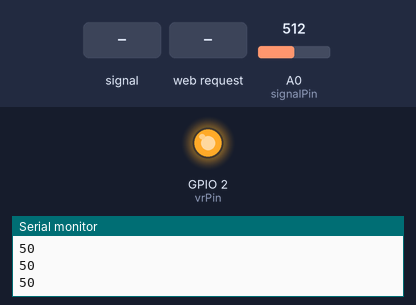
Bench run of a sketch on a simulated ESP8266 (NodeMCU). Parts: output pins drawn as LEDs (lit = HIGH), the last lines printed to the serial monitor. Dashed ring = blinking. The test bench sets the inputs (shaded band); at power-on: A0 (signalPin) = 512.

Above: at 1.2 s.
1.3 s: A0 (signalPin) fed a 200 Hz sine of ±81 counts around its level
At 2.7 s:
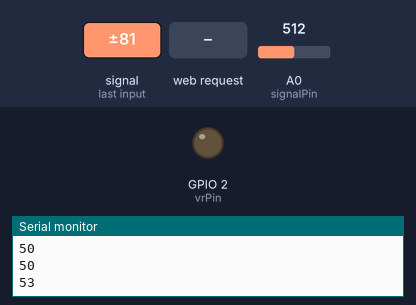
4.3 s: HTTP request GET / received
7.0 s: A0 (signalPin) set to 306
At 9.1 s:
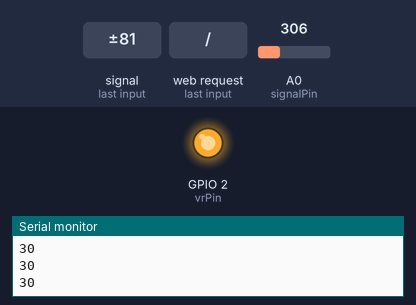
9.5 s: A0 (signalPin) set to 51
11.0 s: A0 (signalPin) set to 42
At 12.3 s:
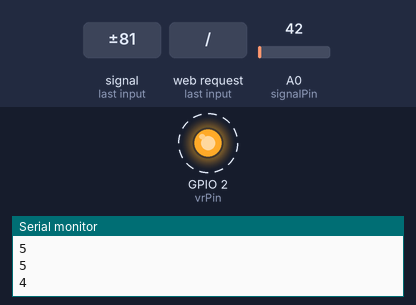
Timing chart, 0 to 14.9 s (numbered marks = the images above; inputs shaded):
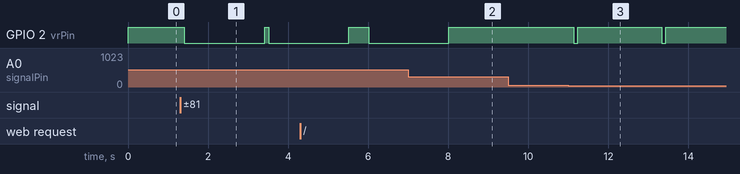

Measured:
- the behaviour switches between 47 and 46 on A0 (signalPin) (found by bisection; images 2 and 3)
- after the input at 1.3 s, GPIO 2 (vrPin): HIGH → LOW after 0.11 s, → HIGH 2.0 s later, → LOW 0.10 s later
- after the input at 7.0 s, GPIO 2 (vrPin): goes on until 8.0 s, then stays HIGH
- after the input at 11.0 s, GPIO 2 (vrPin): alternates HIGH for 2.1 s and LOW for 0.10 s, starting after 0.14 s

The sketch:

nodemcu-solar-pump.ino
```cpp
/*
 *Code to control sensorless pump driver from ESP NodeMCU
 *Maxim Nyansa IT Solutions
 *28th July, 2018
 *
 *Note that yield() function is called multiple times to allow ESP to handle WiFi state
 *without a break in code
 */
#include <ESP8266WiFi.h>
#include <WiFiClient.h>
#include <ESP8266WebServer.h>

const char *ssid = "ANCO FARMS";
const char *password = "12345678";

ESP8266WebServer server(80);

int signalPin = A0;//connect signal pin of driver board to A0 on the ESP NodeMCU
//NOTE: the A0 pin takes a maximum of 3.3V
//the signal pin might have to be passed through a voltage divider if it works at 5V

int vrPin = 2;//connect VR pin of driver board to pin D4 of ESP board.
//D4 corresponds to GPIO pin 2

int delayLength = 2000;//delay length in milliseconds - should be 5 mins
//this is the time to wait before attempting to switch on the pump after encountering air bubbles

int airBubblesThreshold = 50;// threshhold speed for pumping of air bubbles
//This should be tested and the appropriate value assigned to the variable airBubblesThreshold

int manualOff = 0;//boolen value to tell if pump was manually turned off

int mappedValue = 0;//global variable for storing mapped value of pump speed

/*
 * decfine function handleRoot to render page displaying current pump speed
 */
void handleRoot() {
  //render HTML page to screen
  server.send(200, "text/html",
    "<!DOCTYPE html>"
    "<HEAD>"
      "<meta charset=\"utf-8\" />"
      "<TITLE>Anco Pumps</TITLE>"
      "<meta name=\"viewport\" content=\"width=device-width, initial-scale=1.0\">"
      "<style>"
        //styling the body
        "body{"
          "margin:0px;"
          "padding:0px;"
          "text-align:center;"
          "background-color:#fff;"
          "font-family:Arial, \"Trebuchet MS\", Helvetica, sans-serif;"
        "}"

         //div which contains the navigation bar
        ".ancoPumps_container {"
          "background-color:#f8f8f8;"
          "padding-top: 5px;"
          "color: #3d3d3d;"
          "font-size: 20px;"
          "margin-bottom: 0px;"
          "border-bottom: 1px solid #999;"
          "box-shadow: 0 0 10px 0 #888;"
        "}"

        "h1{"
          "text-align: center;"
          "font-family:Arial, \"Trebuchet MS\", Helvetica, sans-serif;"
        "}"

        "h2{"
          "text-align: center;"
          "font-family:Arial, \"Trebuchet MS\", Helvetica, sans-serif;"
        "}"

        "a{"
          "text-decoration:none;"
          "width:75px;"
          "height:50px;"
          "border-color:black;"
          "border-top:2px solid;"
          "border-bottom:2px solid;"
          "border-right:2px solid;"
          "border-left:2px solid;"
          "border-radius:10px 10px 10px;"
          "-o-border-radius:10px 10px 10px;"
          "-webkit-border-radius:10px 10px 10px;"
          "font-family:\"Trebuchet MS\",Arial, Helvetica, sans-serif;"
          "-moz-border-radius:10px 10px 10px;"
          "background-color:#293F5E;"
          "padding:8px;"
          "text-align:center;"
        "}"

        //Dashboard
        ".dashboard{"
         "padding-top: 5px;"
         "padding: 5px;"
         "color: #3d3d3d;"
         "font-size: 18px;"
        "}"

        //pumpSpeed
        ".pumpSpeed{"
          "color:#3d3d3d;"
          "font-size:20px;"
          "padding: 0px;"
        "}"

        //pumpSwitch
        ".pumpSwitch{"
          "color:#000;"
          "font-size:24px;"
          "padding: 0px;"
          "margin-bottom: 30px;"
          "margin-top: 40px;"
        "}"

        //pumpValues
        ".pumpValues{"
         "color:#fff;"
         "font-size:60px;"
         "padding: 35px;"
         "font-weight: bold;"
         "background-color:#77777a;"
         "width: 80px;"
         "margin: 12px auto;"
         "border-radius: 50%;"
        "}"

        ".on{"
          "background-color:#09004A;"
          "padding: 15px 40px;"
          "margin: 10px;"
          "color: #ffffff;"
          "font-size: 1.4em;"
        "}"

        ".off{"
          "background-color:#6B0000;"
          "padding: 15px 40px;"
          "margin: 10px;"
          "color: #ffffff;"
          "font-size: 1.4em;"
        "}"

        //Powered by Maxim
        ".footer{"
          "font-size: 16px;"
          "color: #A6C247;"
          "position: fixed;"
          "left: 0;"
          "bottom: 0;"
          "width: 100%;"
          "padding: 5px;"
          "background-color:#767B7A;"
          "font-family:Arial, \"Trebuchet MS\", Helvetica, sans-serif;"
        "}"

        "a:link {color:white;}"      /* unvisited link */
        "a:visited {color:white;}"  /* visited link */
        "a:hover {color:white;}"  /* mouse over link */
        "a:active {color:white;}"  /* selected link */

      "</style>"

      "<TITLE>Anco Pumps</TITLE>"
    "</HEAD>"
    "<BODY>"
      "<div class=\"ancoPumps_container\">"
        "<h1 class=\"ancoPumps\">Anco Pumps</h1>"
        "<h2 class=\"dashboard\">Control DashBoard</h2>"
      "</div>"
      "<h1 class=\"pumpSpeed\">Pump Speed</h1>"

        "<h1 class=\"pumpValues\" id=\"data\">"
        "</h1>"

      "<h1 class=\"pumpSwitch\">Pump Switch</h1>"
      "<a href=\"/?pump=1\" class=\"on\">ON</a>"
      "<a href=\"/?pump=0\" class=\"off\">OFF</a>"
      "<br />""<br />"

      "<div class=\"footer\">"
        "<p>Powered by Maxim Nyansa</p>"
      "</div>"

      "<script>"
        "var x = setInterval(function() {loadData(\"data.txt\",updateData)}, 1000);"
        "function loadData(url, callback){"
          "var xhttp = new XMLHttpRequest();"
          "xhttp.onreadystatechange = function(){"
            "if(this.readyState == 4 && this.status == 200){"
              "callback.apply(xhttp);"
            "}"
          "};"
          "xhttp.open(\"GET\", url, true);"
          "xhttp.send();"
        "}"
        "function updateData(){"
          "document.getElementById(\"data\").innerHTML = this.responseText;"
        "}"
      "</script>"
    "</BODY>"
  "</HTML>");
  //extract pump state value from arguments
  int pumpState = server.arg("pump").toInt();
  //make sure root url does not produce a false positive
  if(server.hasArg("pump")){
    manualOff = !pumpState;//set global bolean variable
  }
  //write pump state to VR Pin
  digitalWrite(vrPin, pumpState);
}

void setup() {
  Serial.begin(115200);
  pinMode(vrPin, OUTPUT);
  Serial.println();
  //setup server
  Serial.print("Configuring access point...");
  WiFi.softAP(ssid, password);//start WiFi Access Point
  IPAddress myIP = WiFi.softAPIP();
  Serial.print("AP IP address: ");
  Serial.println(myIP);//display IP address in serial monitor

  //call handleRoot function at root url
  server.on("/", handleRoot);

  //create data.txt page from which AJAX will call pump value
  server.on("/data.txt", [](){
   String text = (String)mappedValue;
   server.send(200, "text/html", text);
  });
  server.begin();
  Serial.println("HTTP server started");
}

void loop() {
  // put your main code here, to run repeatedly:
  yield();
  //run webpage
  server.handleClient();
  //Serial.print("manual off state");
  //Serial.println(manualOff);

  if(manualOff){
    //if pump has manually been turned off, return to start of loop
    return;
  }else{
    //else turn on pump
    digitalWrite(vrPin, HIGH);
    yield();
  }

  yield();
  //read value coming in on signal pin
  int signalValue = analogRead(signalPin);
  yield();
  //map value to a scale of 0 to 100
  mappedValue = map(signalValue, 0, 1024, 0, 100);
  //display mapped valuein serial monitor
  Serial.println(mappedValue);
  delay(100);

  //if incoming signal is too low (pump is off), restart pump
  if(mappedValue < 5){
    yield();
    digitalWrite(vrPin, LOW);//simulate disconnect
    yield();
    delay(100);
    yield();
    digitalWrite(vrPin, HIGH);//simulate connect
    yield();
    delay(2000);
    yield();
  }

  //if incoming signal is too high (pump is pumping air), turn off pump
  if(mappedValue > airBubblesThreshold){
    yield();
    digitalWrite(vrPin, LOW);//turn off
    yield();
    delay(delayLength);//wait and attempt to turn on again
    yield();
    digitalWrite(vrPin, HIGH);//turn on
    yield();
  }

}
```
